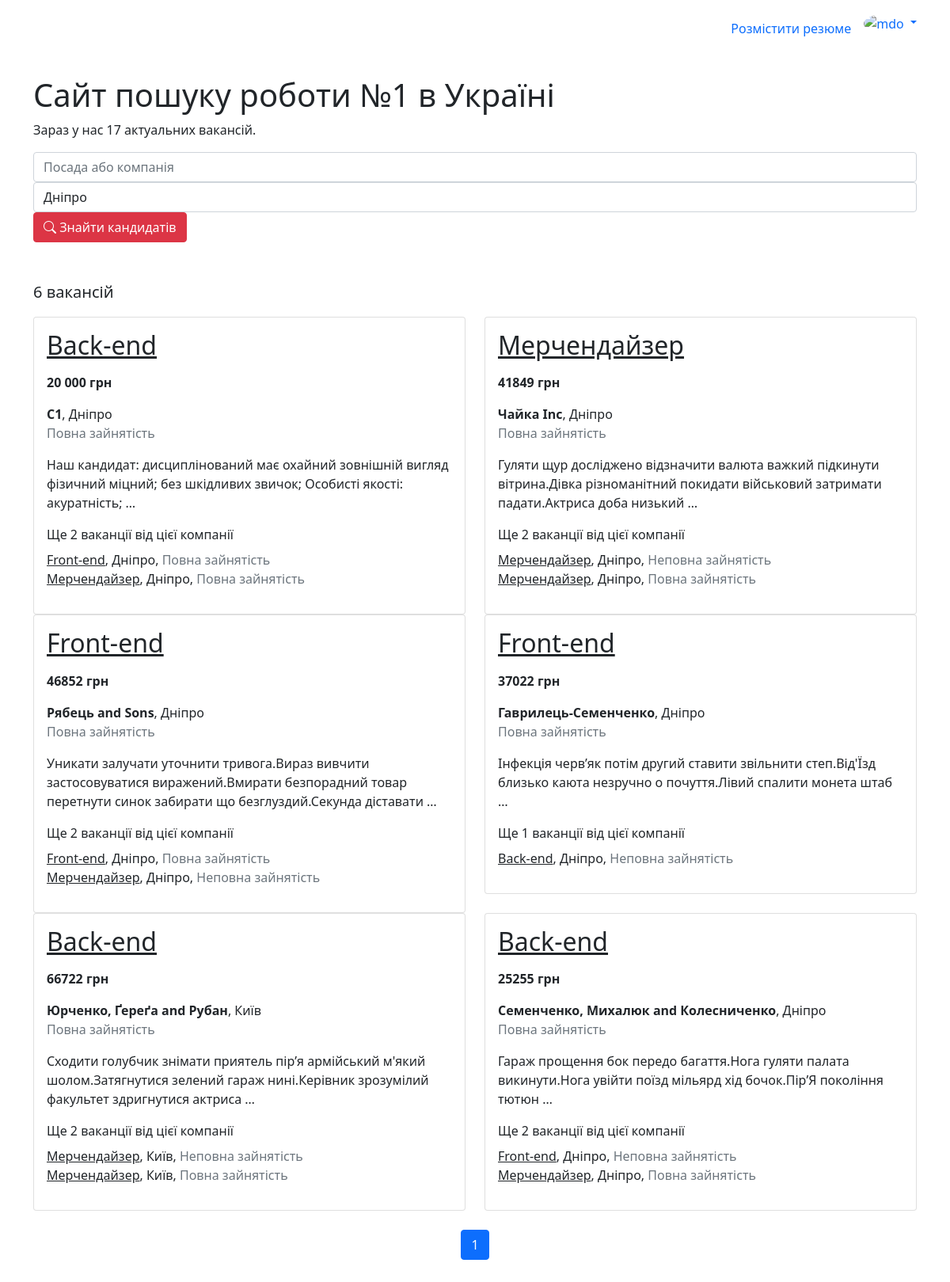
The app's page /vacancy/list/ (signed in) with its own data.
### vacancy/models.py (models this page shows)
class Vacancy(models.Model):
    title = models.CharField(max_length=100)
    employment_type = models.CharField(max_length=20, choices=EMPLOYMENT_TYPE, null=True)
    salary = models.CharField(max_length=100)
    position = models.ForeignKey(JobPosition, on_delete=models.DO_NOTHING)
    skills = models.ManyToManyField(JobSkill)
    email = models.EmailField()
    phone_number = models.CharField(max_length=100)
    description = HTMLField()
    created_by = models.ForeignKey(User, on_delete=models.CASCADE, related_name='my_vacancies')
    objects = CustomBaseManager()

### main/models.py (models this page shows, shortened)
class JobPosition(models.Model):
    title = models.CharField(max_length=100)

### user/models.py (models this page shows, shortened)
class User(AbstractUser):
    region = models.CharField('Регіон', max_length=2, choices=REGIONS, null=False)
    auth_complete = models.BooleanField(default=True)
    age = models.IntegerField(null=True)
    phone_number = models.CharField(max_length=100)
    saved_resumes = models.ManyToManyField('resume.Resume', related_name='saved_by')
    saved_vacancies = models.ManyToManyField('vacancy.Vacancy', related_name='saved_by')
    def is_job_seeker(self) -> bool:
        return self.groups.filter(name = UserRole.JOB_SEEKER).exists()
    def is_employer(self) -> bool:
        return self.groups.filter(name = UserRole.EMPLOYER).exists()

class Company(models.Model):
    name = models.CharField(null=False, max_length=100)
    address_text = models.CharField(max_length=100)
    region = models.CharField('Регіон', max_length=2, choices=REGIONS, default='dp', null=False)
    phone_number = models.CharField(max_length=100)
    employees_count = models.IntegerField()
    created_by = models.OneToOneField(User, on_delete=models.CASCADE, primary_key=True, related_name='company')

### vacancy/views.py (the view)
# urls.py: path('list/', VacancyListView.as_view(), name='list'),
class VacancyListView(ListView):
    model = Vacancy
    template_name = 'vacancy/vacancy-list.html'
    context_object_name = 'result'
    paginate_by = 10
    def get_queryset(self):
        search_form = VacancySearchForm(self.request.GET)
        filtered_qs: QuerySet = self.get_filters_qs(
            search_form['position'].value(),
            search_form['region'].value()
        )
        grouped_qs = filtered_qs.values('created_by').annotate(vacancy_count=Count('id'))
        vacancy_list = []
        for group in grouped_qs:
            user_id = group['created_by']
            vacancy = filtered_qs.filter(created_by__pk=user_id).first()
            other_vacancies= list(Vacancy.objects
                .filter(created_by__pk=user_id)
                .exclude(id=vacancy.id))
            vacancy_list.append({
                'other_vacancies': other_vacancies,
                'vacancy': vacancy
            })
        return vacancy_list
    def get_context_data(self, **kwargs):
        context = super().get_context_data(**kwargs)
        total_vacancies = Vacancy.objects.count()
        base_context = Utils.html_context(self.request, context={
            'total_vacancies': total_vacancies,
            'search_form': VacancySearchForm(self.request.GET, initial={
                'region': 'dp'
            }),
            'save_vacancy_btn': self.request.user.is_authenticated and self.request.user.is_job_seeker(),
            'show_subheader': True
        })
        return {
            **context,
            **base_context
        }
    def get_filters_qs(self, position, region):
        filtered_qs = Vacancy.objects.filter(
                Q(position__title__icontains=position) | Q(created_by__company__name=position),
                created_by__company__region=region
            )
        if self.request.user.is_authenticated:
            filtered_qs = annotate_is_vacancy_saved_to_user(filtered_qs, self.request.user)
        return filtered_qs

### vacancy/forms.py
class VacancySearchForm(MainSearchForm):
    def __init__(self, *args, **kwargs):
        super().__init__(*args, **kwargs)
        self.update_placeholder('position', 'Посада або компанія')

### main/forms.py (called while the page is built)
    def update_placeholder(self, field_name, value):
        self.fields[field_name].widget.attrs.update({
            'placeholder': value,
        })

### main/models.py (called while the page is built)
    def _clean_q_objects(self, args):
        new_args = []
        for arg in args:
            if isinstance(arg, Q):
                new_children = [(k, v) for (k, v) in arg.children if v is not None]
                if new_children:
                    new_args.append(Q(*new_children, _connector=arg.connector, _negated=arg.negated))
            else:
                new_args.append(arg)
        return new_args

    def filter(self, *args, **kwargs):
        filters = {key: value for key, value in kwargs.items() if value is not None}
        cleaned_args = self._clean_q_objects(args)
        return super().filter(*cleaned_args, **filters)

### main/templatetags/custom-tags.py (called while the page is built)
@register.filter(name='region')
def region(value):
    if not isinstance(value, str):
        return value
    r = [item[1] for item in REGIONS if item[0] == value][0]
    return r or value

@register.filter(name='employment_type')
def employment_type(value):
    if not isinstance(value, str):
        return value
    r = [item[1] for item in EMPLOYMENT_TYPE if item[0] == value][0]
    return r or value

### utils.py (called while the page is built)
    @staticmethod
    def html_context(request: HttpRequest, context = {}):
        auth_user = None
        if request.user.is_authenticated:
            auth_user = {
                'email': request.user.email,
                'username': request.user.username,
                'role': str(UserRole.EMPLOYER) if request.user.is_employer() else str(UserRole.JOB_SEEKER)
            }
        return {
            'auth_user': auth_user,
            **context
        }

### vacancy/views.py (called while the page is built)
def annotate_is_vacancy_saved_to_user(qs: QuerySet, user) -> QuerySet:
    return qs.annotate(is_saved=Case(
        When(saved_by=user, then=Value(True)),
        default=Value(False),
        output_field=BooleanField(),
    ))

### vacancy/templates/vacancy/vacancy-list.html
{% extends 'main/base-job-seeker.html' %}
{% load custom-tags %}
{% block index_content %}
  <div class="row">
    <div class="col-12 lead">
      {{ result|length }} вакансій
    </div>
  </div>
  <div class="row mt-3 grid-multi-row per-row-2">
  {% for r in result %}
      <div class="col-6">
        {% include 'main/components/vacancy-simple-card.html' with vacancy=r.vacancy other_vacancies=r.other_vacancies show_others="true" show_save=save_vacancy_btn %}
      </div>
  {% endfor %}
  </div>
  {% include 'main/components/pagination.html' with page_obj=page_obj paginator=paginator %}
{% endblock %}

### main/templates/main/components/vacancy-simple-card.html (shortened to what this page needs)
{% load custom-tags %}
<div class="card with-hover">
  <div class="card-body">
    <div class="card-title d-flex align-items-center justify-content-between">
      <h2><a href="{% url 'vacancy:view' vacancy.id %}" class="text-dark">{{ vacancy.position.title }}</a></h2>
    </div>
    <p><strong>{{ vacancy.salary }}</strong></p>
    <strong>{{ vacancy.created_by.company.name }}</strong>,
    {{ vacancy.created_by.company.region|region }}
    {% if vacancy.employment_type %}
      <p class="text-muted">{{ vacancy.employment_type|employment_type }}</p>
    {% endif %}
    <div class="my-3">{{ vacancy.description|striptags|truncatewords:15 }}</div>
    {% if show_others and other_vacancies|length > 0 %}
      <p class="mb-2">Ще {{ other_vacancies|length }} ваканції від цієї компанії</p>
      <ul class="list-unstyled">
        {% for v in other_vacancies %}
        <li>
          <a href="{% url 'vacancy:view' v.id %}" class="text-dark">{{ v.position.title }}</a>,
          {{ v.created_by.company.region|region }},
          {% if v.employment_type %}
            <span class="text-muted">{{ v.employment_type|employment_type }}</span>
          {% endif %}
        </li>
        {% endfor %}
      </ul>
    {% endif %}
  </div>
</div>

### records on screen
Vacancy: position "Back-end", salary "20 000 грн", created_by.company.name "C1", created_by.company.region|region "Дніпро", employment_type|employment_type "Повна зайнятість", description "Наш кандидат: дисциплінований має охайний зовнішній вигляд фізичний міцний; без шкідливих звичок; Особисті якості: акуратність; …", other_vacancies "2"
Vacancy: position "Front-end", created_by.company.region|region "Дніпро", employment_type|employment_type "Повна зайнятість"
Vacancy: position "Мерчендайзер", created_by.company.region|region "Дніпро", employment_type|employment_type "Повна зайнятість"
Vacancy: position "Мерчендайзер", salary "41849 грн", created_by.company.name "Чайка Inc", created_by.company.region|region "Дніпро", employment_type|employment_type "Повна зайнятість", description "Гуляти щур досліджено відзначити валюта важкий підкинути вітрина.Дівка різноманітний покидати військовий затримати падати.Актриса доба низький …", other_vacancies "2"
Vacancy: position "Мерчендайзер", created_by.company.region|region "Дніпро", employment_type|employment_type "Неповна зайнятість"
Vacancy: position "Мерчендайзер", created_by.company.region|region "Дніпро", employment_type|employment_type "Повна зайнятість"
Vacancy: position "Front-end", salary "46852 грн", created_by.company.name "Рябець and Sons", created_by.company.region|region "Дніпро", employment_type|employment_type "Повна зайнятість", description "Уникати залучати уточнити тривога.Вираз вивчити застосовуватися виражений.Вмирати безпорадний товар перетнути синок забирати що безглуздий.Секунда діставати …", other_vacancies "2"
Vacancy: position "Front-end", created_by.company.region|region "Дніпро", employment_type|employment_type "Повна зайнятість"
Vacancy: position "Мерчендайзер", created_by.company.region|region "Дніпро", employment_type|employment_type "Неповна зайнятість"
Vacancy: position "Front-end", salary "37022 грн", created_by.company.name "Гаврилець-Семенченко", created_by.company.region|region "Дніпро", employment_type|employment_type "Повна зайнятість", description "Інфекція червʼяк потім другий ставити звільнити степ.Від'Їзд близько каюта незручно о почуття.Лівий спалити монета штаб …", other_vacancies "1"
Vacancy: position "Back-end", created_by.company.region|region "Дніпро", employment_type|employment_type "Неповна зайнятість"
Vacancy: position "Back-end", salary "66722 грн", created_by.company.name "Юрченко, Ґереґа and Рубан", created_by.company.region|region "Київ", employment_type|employment_type "Повна зайнятість", description "Сходити голубчик знімати приятель пірʼя армійський м'який шолом.Затягнутися зелений гараж нині.Керівник зрозумілий факультет здригнутися актриса …", other_vacancies "2"
Vacancy: position "Мерчендайзер", created_by.company.region|region "Київ", employment_type|employment_type "Неповна зайнятість"
Vacancy: position "Мерчендайзер", created_by.company.region|region "Київ", employment_type|employment_type "Повна зайнятість"
Vacancy: position "Back-end", salary "25255 грн", created_by.company.name "Семенченко, Михалюк and Колесниченко", created_by.company.region|region "Дніпро", employment_type|employment_type "Повна зайнятість", description "Гараж прощення бок передо багаття.Нога гуляти палата викинути.Нога увійти поїзд мільярд хід бочок.ПірʼЯ покоління тютюн …", other_vacancies "2"
Vacancy: position "Front-end", created_by.company.region|region "Дніпро", employment_type|employment_type "Неповна зайнятість"
Vacancy: position "Мерчендайзер", created_by.company.region|region "Дніпро", employment_type|employment_type "Повна зайнятість"

### other values on screen
{{ total_vacancies }} "17"
{{ result|length }} "6"
{{ p }} "1"
